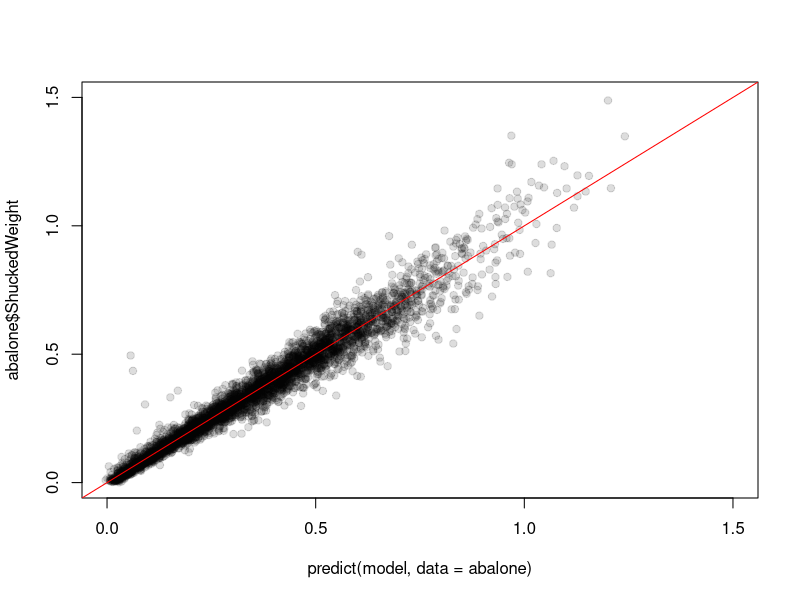

Reproduce this figure in R.
# Analysis of abalone.csv
# We want to predict how much an abalone (a type of shellfish like oysters) would weight after
# being prepared for consumption (shucked weight). This could be a predictor of how much it would
# be worth on the market. Since we do not want to have to open it (and thus kill it) to make our
# prediction, we can only use its physical dimensions (length, diameter, height, weight, rings)

# Load data ####
abalone = read.table("abalone.csv", header=T, sep=",")

# Look at data informations ####
print(names(abalone))
print(str(abalone))
print(head(abalone))

# Plot infos about interesting variables ####
#plot(abalone[, c("ShuckedWeight", "Length", "Diameter", "Height", "WholeWeight")])

# Create linear model ####
# Try to explain the Shucked Weight (weight of the part that is eaten) with physical dimensions
model = lm(abalone$ShuckedWeight ~ abalone$Length + abalone$Diameter + abalone$Height + abalone$WholeWeight + abalone$Rings)
print(summary(model))

# Visualize prediction ####
plot(predict(model, data=abalone), abalone$ShuckedWeight, pch=19, col="#00000022", ylim=c(0, 1.5), xlim=c(0, 1.5))
abline(0, 1, col="red")
